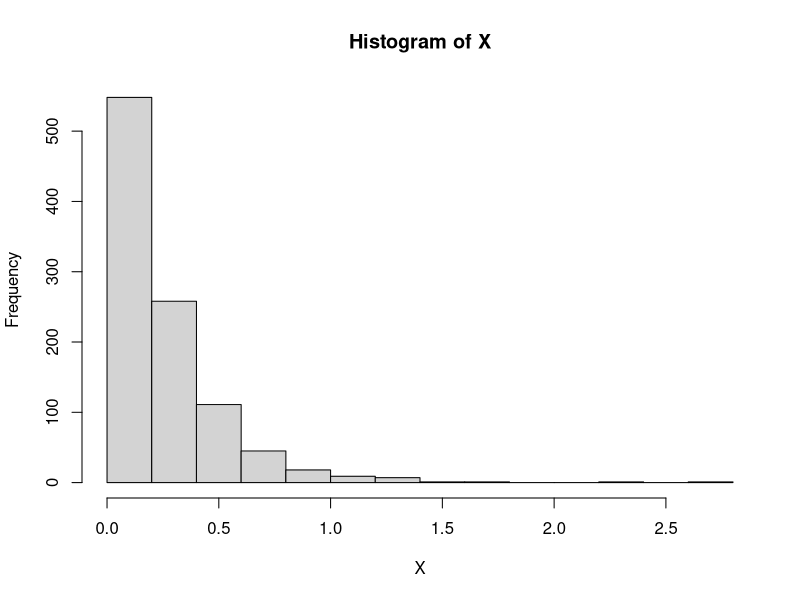
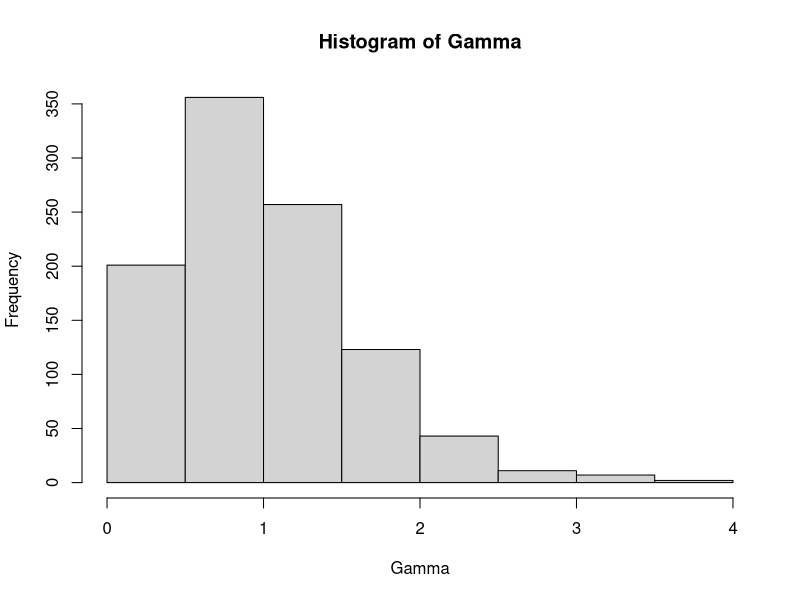
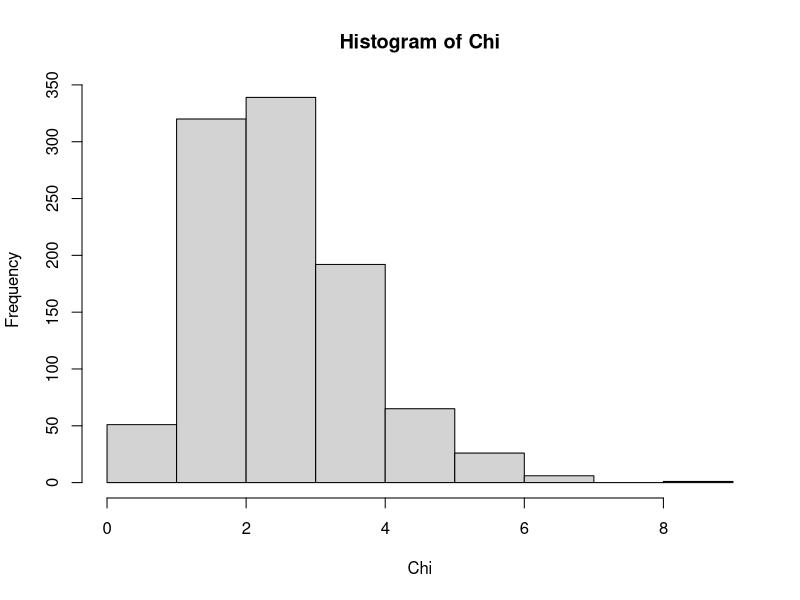
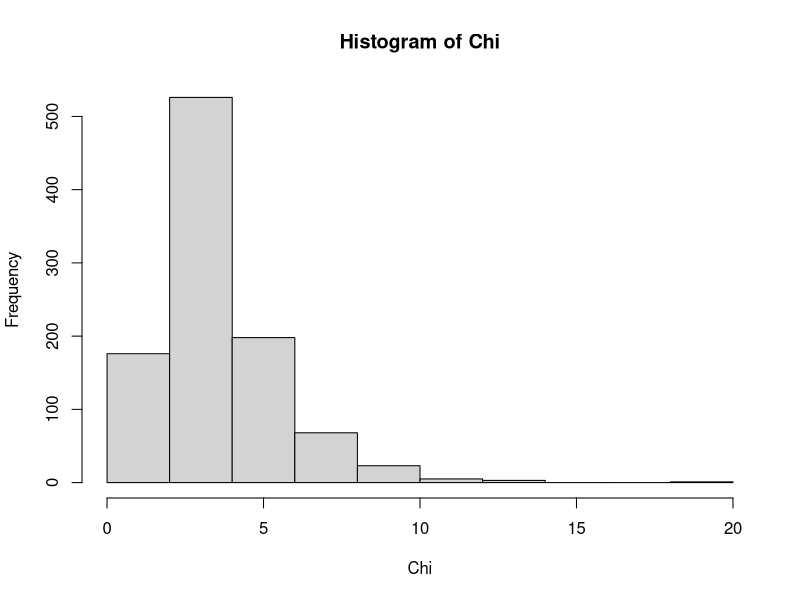

R code for these plots, in order:
#Variabel Random Eksponensial
#Eksponensial (lambda=4)
i<-1000
lambda<-4
U<-runif(i)
X<--log(U)/lambda
hist(X)

#x ~ eksponensial (4) sebanyak 16 bilangan acak
x<- rexp(16,4)
x

#Variabel Random Gamma
#Gamma (a=4,B=3)
i<-1000
lambda<-3
alpha<-3
U<-log(runif(i*alpha))
Um<-matrix(U,i)
Y<-apply(Um,1,sum)
Gamma<--Y/lambda
hist(Gamma)

#x ~ Gamma (4,3) sebanyak 16 bilangan acak
x<-rgamma(16,4,3)
x

#Variabel Random Chisquare
#Chi-square (10)
i<-1000
lambda<-2
alpha<-5
U<-log(runif(i*alpha))
Um<-matrix(U,i)
Y<-apply(Um,1,sum)
Chi<--Y/lambda
hist(Chi)

#x ~ Chisquare (10) sebanyak 16 bilangan acak
x<-rchisq(16,10)
x

#Chi-square (11)
i<-1000
lambda<-2
alpha<-5
U<-log(runif(i*alpha))
Um<-matrix(U,i)
Y<-apply(Um,1,sum)
Chi<--Y/lambda
Chi<-Chi+(rnorm(i))^2
hist(Chi)

#x ~ Chisquare (11) sebanyak 16 bilangan acak
x<-rchisq(16,11)
x